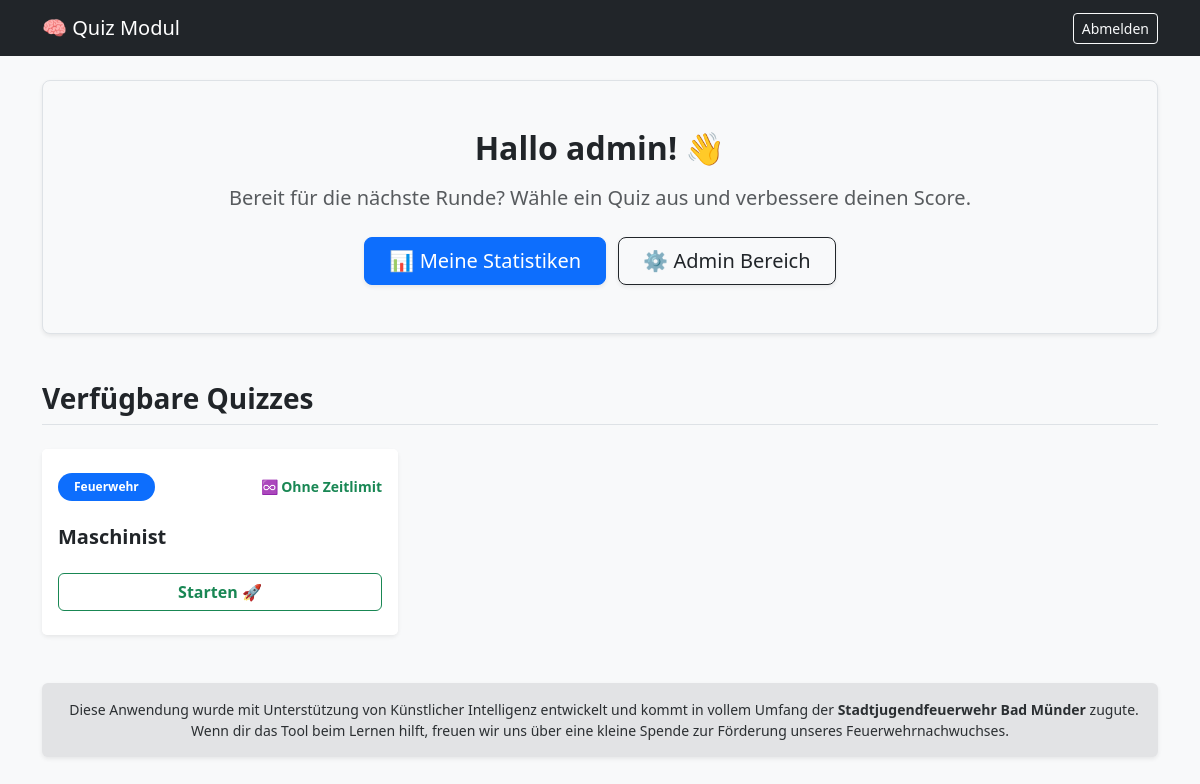
The page / (signed in) on the database its author committed.
### app/models.py (models this page shows)
class User(UserBase):
    __tablename__ = "users"
    id = Column(Integer, primary_key=True, index=True)
    username = Column(String, unique=True, index=True)
    first_name = Column(String, nullable=True)
    last_name = Column(String, nullable=True)
    email = Column(String, nullable=True)
    usage_intent = Column(String, nullable=True)
    password_hash = Column(String)
    is_admin = Column(Boolean, default=False)
    must_change_password = Column(Boolean, default=True)
    categories = relationship("Category", secondary=user_categories, back_populates="users")

class Quiz(UserBase):
    __tablename__ = "quizzes"
    id = Column(Integer, primary_key=True, index=True)
    title = Column(String, index=True)
    time_limit_minutes = Column(Integer, default=0)
    db_file = Column(String)
    category_id = Column(Integer, ForeignKey("categories.id"), nullable=True)
    category = relationship("Category", back_populates="quizzes")

class Category(UserBase):
    __tablename__ = "categories"
    id = Column(Integer, primary_key=True, index=True)
    name = Column(String, unique=True, index=True)
    is_for_guests = Column(Boolean, default=False)
    quizzes = relationship("Quiz", back_populates="category")
    users = relationship("User", secondary=user_categories, back_populates="categories")

### app/main.py (the view)
@app.get("/", response_class=HTMLResponse)
async def read_root(request: Request, db: Session = Depends(get_db)):
    user = get_current_user(request, db)
    all_quizzes = db.query(models.Quiz).all()
    if user:
        if user.is_admin:
            visible_quizzes = all_quizzes
        else:
            user_cat_ids = [c.id for c in user.categories]
            visible_quizzes = [q for q in all_quizzes if q.category_id in user_cat_ids]
    else:
        visible_quizzes = [q for q in all_quizzes if q.category and q.category.is_for_guests]
    return templates.TemplateResponse(
        request=request,
        name="index.html",
        context={"request": request, "quizzes": visible_quizzes, "user": user}
    )

### templates/index.html (shortened to what this page needs)
{% extends "base.html" %}
{% block content %}
<div class="row mb-5">
    <div class="col-12">
        <div class="p-5 text-center bg-light rounded-3 shadow-sm border">
            {% if user %}
                <h2 class="fw-bold mb-3">Hallo {{ user.username }}! 👋</h2>
                <p class="lead text-muted mb-4">Bereit für die nächste Runde? Wähle ein Quiz aus und verbessere deinen Score.</p>
                <div>
                    <a href="/dashboard" class="btn btn-primary btn-lg px-4 me-md-2 shadow-sm">📊 Meine Statistiken</a>
                    {% if user.is_admin %}
                        <a href="/admin" class="btn btn-outline-dark btn-lg px-4 shadow-sm">⚙️ Admin Bereich</a>
                    {% endif %}
                </div>
            {% else %}
                <h2 class="fw-bold mb-3">Willkommen beim Quiz! 🚒</h2>
                <p class="lead text-muted mb-4">Teste dein Wissen als Gast oder melde dich an, um Fehler gezielt zu wiederholen.</p>
                <a href="/login" class="btn btn-success btn-lg px-5 shadow-sm">🔑 Jetzt Anmelden</a>
            {% endif %}
        </div>
    </div>
</div>
<h3 class="mb-4 fw-bold border-bottom pb-2">Verfügbare Quizzes</h3>
<div class="row row-cols-1 row-cols-md-2 row-cols-lg-3 g-4 mb-5">
    {% for quiz in quizzes %}
        <div class="col">
            <div class="card h-100 shadow-sm border-0 hover-shadow transition-all">
                <div class="card-header bg-white border-bottom-0 pt-4 pb-0">
                    <div class="d-flex justify-content-between align-items-center">
                        <span class="badge bg-primary rounded-pill px-3 py-2">
                            {{ quiz.category.name if quiz.category else 'Allgemein' }}
                        </span>
                        {% if quiz.time_limit_minutes > 0 %}
                            <span class="text-danger small fw-bold">⏱️ {{ quiz.time_limit_minutes }} Min.</span>
                        {% else %}
                            <span class="text-success small fw-bold">♾️ Ohne Zeitlimit</span>
                        {% endif %}
                    </div>
                </div>
                <div class="card-body">
                    <h5 class="card-title fw-bold mt-2">{{ quiz.title }}</h5>
                </div>
                <div class="card-footer bg-white border-top-0 pb-4 pt-0">
                    <a href="/quiz/{{ quiz.id }}/setup" class="btn btn-outline-success w-100 fw-bold">Starten 🚀</a>
                </div>
            </div>
        </div>
    {% else %}
        <div class="col-12">
            <div class="alert alert-info py-4 text-center">
                Es wurden für dich noch keine Quizzes freigeschaltet.
            </div>
        </div>
    {% endfor %}
</div>
<div class="row mt-4 mb-3">
    <div class="col-12">
        <div class="alert alert-secondary text-center small shadow-sm border-0" role="alert">
            Diese Anwendung wurde mit Unterstützung von Künstlicher Intelligenz entwickelt und kommt in vollem Umfang der <strong>Stadtjugendfeuerwehr Bad Münder</strong> zugute. Wenn dir das Tool beim Lernen hilft, freuen wir uns über eine kleine Spende zur Förderung unseres Feuerwehrnachwuchses.
        </div>
    </div>
</div>
{% endblock %}

### templates/base.html (style rules this page uses)
body { background-color: #f8f9fa; }
.card { box-shadow: 0 4px 6px rgba(0,0,0,0.1); border: none; }

### templates/index.html (style rules this page uses)
.transition-all { transition: all .3s ease-in-out; }

### rows shown on the page
User: username "admin"
Quiz: category "Feuerwehr", time_limit_minutes "♾️ Ohne Zeitlimit", title "Maschinist"
